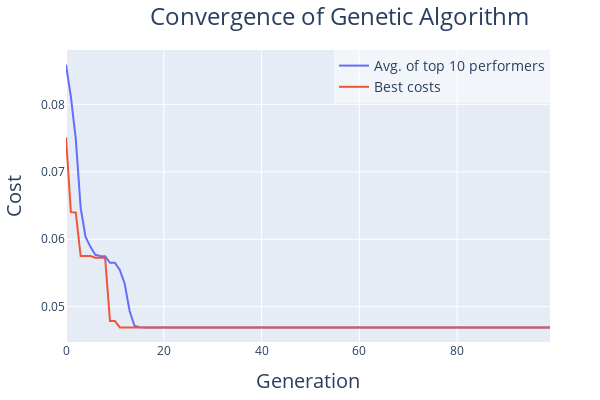

The notebook cell saved with this chart:
### Markdown cell above
Plot the genetic algorithm convergence plot

### Code cell
visualizer.plot_optimization_results()
